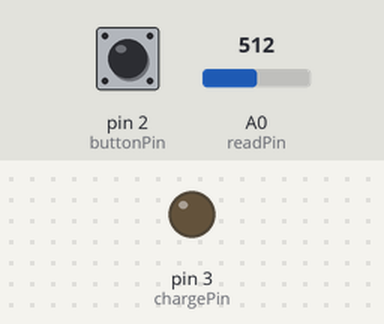
A sketch run on a simulated Arduino Uno, built with avr-gcc and run on an emulated ATmega328P. Parts: output pins drawn as LEDs (lit = HIGH). The inputs (shaded band) are chosen by the test bench; at power-on: pin 2 (buttonPin) LOW, A0 (readPin) = 512. What the sketch prints to the serial monitor is not drawn.

Above: at 1.2 s.
1.3 s: pin 2 (buttonPin) pulled HIGH for 0.15 s
At 2.4 s:
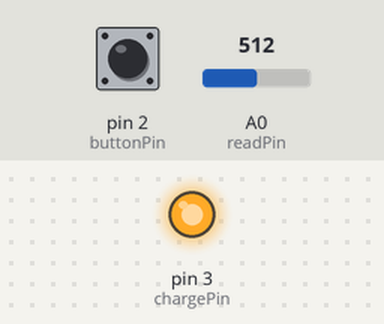
Timing chart, 0 to 7.8 s (numbered marks = the images above; inputs shaded):
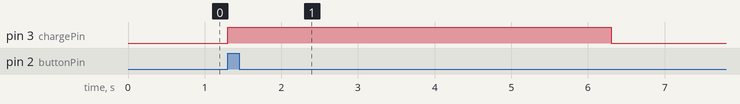

Measured:
- after the input at 1.3 s, pin 3 (chargePin): LOW → HIGH at once, → LOW 5.0 s later

The sketch:

RC_Capacitor.ino
```cpp
const int buttonPin = 2;
const int chargePin = 3;
const int readPin = A0;
void setup() {
pinMode(buttonPin, INPUT);
pinMode(chargePin, OUTPUT);
Serial.begin(9600);
}
void loop() {
if (digitalRead(buttonPin) == HIGH) {
 digitalWrite(chargePin, HIGH); // Charge the capacitor
 delay(5000); // Allow the capacitor to charge for 5 seconds
 digitalWrite(chargePin, LOW); // Stop charging the capacitor
while (digitalRead(buttonPin) == LOW) {
 int sensorValue = analogRead(readPin);
 float voltage = sensorValue * (5.0 / 1023.0);
 Serial.println(voltage);
 delay(100);
 }
}
}
```

Button.cpp
```cpp
// CPP file for Button class:
// Here, the methods will be developed.

#include "Button.h" // To include our Button header file
Button::Button(int pin){ // Declare pin an variables for the constructor
int state;
this->pin=pin;
this->state=state;
}
void Button::begin(){ // Set pin of the constructor
pinMode(pin, INPUT);
}
int Button::read(){ // Variable state gets the digital value of the button (1 or 0) with debounce:
int reading = digitalRead(pin); //digital read the pin

      if (reading != lastButtonState) {
    // reset the debouncing timer
    lastDebounceTime = millis();
  }

   if ((millis() - lastDebounceTime) > debounceDelay) {
    if (reading != buttonState) {
      buttonState = reading;
      // Check if button is pressed
      if (buttonState == 1) {
        // Only toggle the LED if button was not pressed before
        if (!buttonPressed) {
          //ledState = !ledState;
          buttonPressed = true;
          return 1; // Return 1 when button is first pressed
        } else {
          return 0; // Return 0 when button is continuously pressed
        }
      } else {
        buttonPressed = false;
      }
    }
  }
  lastButtonState = reading;
  return 0; // Return 0 if button is not pressed
}
```

Button.h
```cpp
// Header file for Button class with debounce:
// Here, the user will be able to see all the methods that can be used in the program:

// To define the Button class:
#ifndef BUTTON_H
#define BUTTON_H
#include <Arduino.h> //We include the Arduino library

class Button{ // To open a class called Button

private: // Place where variables and functions will be hidden from the user
int pin; //variable in which the pin number in use will be saved
int state; //variable in which the state of the button (1 or 0) will be stored
int buttonState; // the current reading from the input pin
int lastButtonState = 0; // the previous reading from the input pin
unsigned long lastDebounceTime = 0;  // the last time the output pin was toggled
unsigned long debounceDelay = 50;    // the debounce time; increase if the output flickers
bool buttonPressed;

public: // Place where variables, functions and methods will be open for the user to use
Button(){};//default constructor
Button(int pin);//constructor
void begin();//inizialize the pin
int read();//reads pin value
};
#endif
```

led.cpp
```cpp
// CPP file for Button class:
// Here, the methods will be developed.

#include "led.h" // To include our LED header file

led::led(int pin){ // Declare pin an variables for the constructor
this->pin=pin;
}

void led::begin(){ // Set pin of the constructor
pinMode(pin, OUTPUT);
}

void led::on(){ // turn on LED
digitalWrite(pin, 1);
}

void led::off(){ // turn off LED
digitalWrite(pin, 0);
}
```

led.h
```cpp
// Header file for LED class
// Here, the user will be able to see all the methods that can be used in the program:

// To define the Button class:
#ifndef LED_H
#define LED_H
#include <Arduino.h> //We include the Arduino library

class led{ // To open a LED called Button

private:
int pin; //variable in which the pin number in use will be saved

public:
led(){}; //default constructor
led(int pin); //constructor
void begin(); //inizialize the pin
void on(); // turn on LED
void off(); // turn off LED
};

#endif
```
